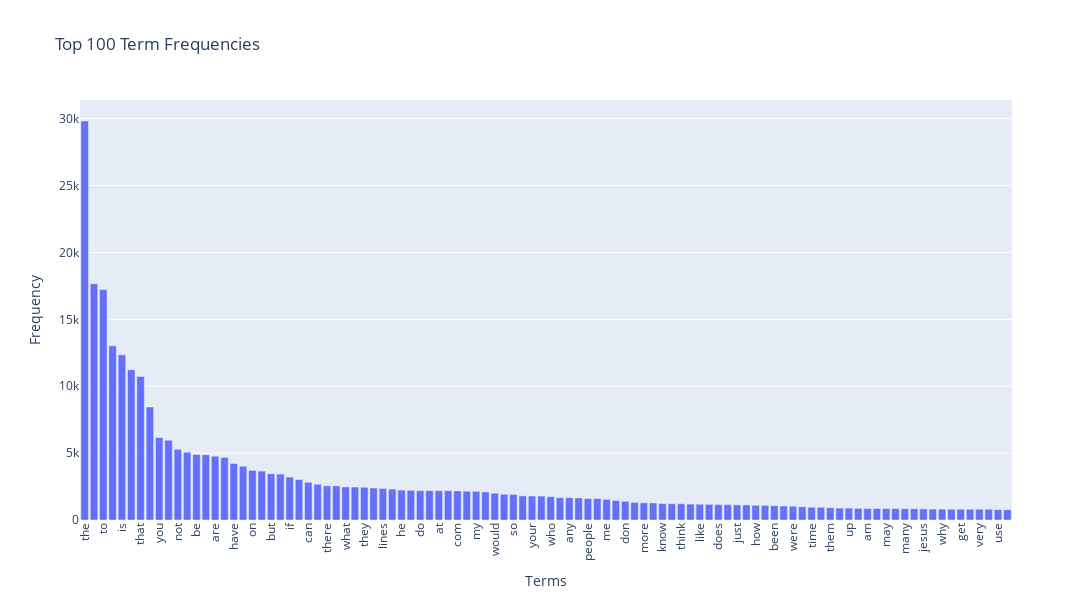

Notebook code cell kept with this figure:
### Markdown cell above
### >>> **Exercise 13 (take home):** 
The chart above only contains 300 vocabulary in the documents, and it's already computationally intensive to both compute and visualize. Can you efficiently reduce the number of terms you want to visualize as an exercise.

### Code cell
# Answer here
# I already did this as part of exercise 12 as I thought it would make of a nicer visualization.
# So here is the code again but with some small adjustments
# TO make it less compute intensive and more informatoinal I reduced the top terms to 100 
# Answer here
import plotly.express as px

term_frequencies = np.asarray(X_counts.sum(axis=0)).flatten()

# get indices of top N terms, sorted descending
top_terms = 100 
top_idx = np.argsort(term_frequencies)[-top_terms:][::-1]

# build dataframe with selected terms
terms = [count_vect.get_feature_names_out()[i] for i in top_idx]
freqs = term_frequencies[top_idx]
df_plot = pd.DataFrame({"term": terms, "frequency": freqs})

fig = px.bar(df_plot, x="term", y="frequency",
             title=f"Top {top_terms} Term Frequencies",
             labels={"term": "Terms", "frequency": "Frequency"},
             text="frequency")

fig.update_layout(xaxis_tickangle=-90, 
                  height=600, 
                  width=5000)

fig.show()

### Figure 1 — Plotly figure (JSON) as saved in the notebook; plotly's stock layout.template omitted (floating-point values rounded to 4 significant figures)
{"data": [{"hovertemplate": "Terms=%{x}<br>Frequency=%{text}<extra></extra>", "legendgroup": "", "marker": {"color": "#636efa", "pattern": {"shape": ""}}, "name": "", "orientation": "v", "showlegend": false, "text": [29820.0, 17660.0, 17220.0, 13020.0, 12340.0, 11230.0, 10720.0, 8447.0, 6157.0, 5962.0, 5285.0, 5063.0, 4898.0, 4877.0, 4769.0, 4675.0, 4218.0, 4015.0, 3709.0, 3655.0, 3453.0, 3432.0, 3208.0, 3020.0, 2818.0, 2674.0, 2556.0, 2548.0, 2472.0, 2464.0, 2448.0, 2393.0, 2353.0, 2312.0, 2232.0, 2216.0, 2193.0, 2192.0, 2191.0, 2186.0, 2172.0, 2148.0, 2143.0, 2093.0, 2000.0, 1925.0, 1912.0, 1802.0, 1793.0, 1791.0, 1742.0, 1671.0, 1669.0, 1645.0, 1604.0, 1599.0, 1543.0, 1453.0, 1400.0, 1318.0, 1286.0, 1278.0, 1230.0, 1215.0, 1213.0, 1184.0, 1177.0, 1170.0, 1151.0, 1142.0, 1130.0, 1127.0, 1100.0, 1090.0, 1068.0, 1045.0, 1028.0, 989.0, 959.0, 952.0, 914.0, 892.0, 885.0, 870.0, 852.0, 851.0, 850.0, 850.0, 841.0, 840.0, 825.0, 814.0, 811.0, 808.0, 806.0, 805.0, 805.0, 803.0, 772.0, 766.0], "textposition": "auto", "type": "bar", "x": ["the", "of", "to", "and", "is", "in", "that", "it", "you", "for", "not", "this", "be", "from", "are", "edu", "have", "as", "on", "with", "but", "or", "if", "was", "can", "we", "there", "by", "what", "subject", "they", "an", "lines", "one", "he", "god", "do", "organization", "at", "re", "com", "about", "my", "all", "would", "will", "so", "some", "your", "no", "who", "has", "any", "writes", "people", "which", "me", "article", "don", "his", "more", "other", "know", "when", "think", "their", "like", "university", "does", "out", "just", "only", "how", "also", "been", "than", "were", "then", "time", "because", "them", "posting", "up", "had", "am", "should", "may", "these", "many", "say", "jesus", "see", "why", "us", "get", "good", "very", "believe", "use", "such"], "xaxis": "x", "y": [29825, 17660, 17222, 13017, 12343, 11226, 10723, 8447, 6157, 5962, 5285, 5063, 4898, 4877, 4769, 4675, 4218, 4015, 3709, 3655, 3453, 3432, 3208, 3020, 2818, 2674, 2556, 2548, 2472, 2464, 2448, 2393, 2353, 2312, 2232, 2216, 2193, 2192, 2191, 2186, 2172, 2148, 2143, 2093, 2000, 1925, 1912, 1802, 1793, 1791, 1742, 1671, 1669, 1645, 1604, 1599, 1543, 1453, 1400, 1318, 1286, 1278, 1230, 1215, 1213, 1184, 1177, 1170, 1151, 1142, 1130, 1127, 1100, 1090, 1068, 1045, 1028, 989, 959, 952, 914, 892, 885, 870, 852, 851, 850, 850, 841, 840, 825, 814, 811, 808, 806, 805, 805, 803, 772, 766], "yaxis": "y"}], "layout": {"barmode": "relative", "height": 600, "legend": {"tracegroupgap": 0}, "title": {"text": "Top 100 Term Frequencies"}, "width": 5000, "xaxis": {"anchor": "y", "domain": [0, 1], "tickangle": -90, "title": {"text": "Terms"}}, "yaxis": {"anchor": "x", "domain": [0, 1], "title": {"text": "Frequency"}}}}
